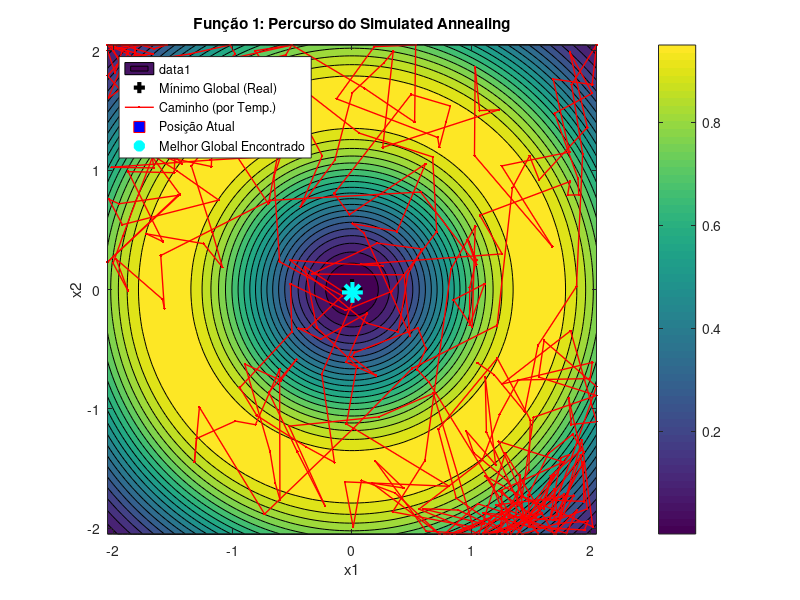

Reproduce this figure in MATLAB.
% Script para VISUALIZAR o algoritmo Simulated Annealing (SA),
% iteração a iteração (por ciclo de temperatura).
clear;
clc;
close all;

% --- Parâmetros do Algoritmo (Valores de exemplo) ---
% Parâmetros sugeridos no protocolo [cite: 31]
T_inicial = 100;    % Temperatura inicial
T_min = 0.1;      % Temperatura mínima (critério de paragem)
alfa = 0.98;      % Fator de decaimento (0.8 = rápido, 0.99 = lento)
nRep = 50;        % N. de repetições por temperatura
STEP_SIZE = 0.1;    % Tamanho do passo
PAUSE_TIME = 0.01;  % Pausa entre CADA ciclo de temperatura

% (Assuma que as funções fobj_F1 e fobj_F2 estão definidas ou no path)

% =========================================================================
% --- Visualização para a FUNÇÃO 1 ---
% =========================================================================
fprintf('A visualizar Simulated Annealing para a Função 1...\n');
fprintf('Pressione qualquer tecla para avançar para a F2.\n');

% Intervalos da F1
interval_min_F1 = -2.048;
interval_max_F1 = 2.048;

% 1. Desenhar o "mapa" da função
figure('Name', 'Visualização Simulated Annealing - Função 1');
[X, Y] = meshgrid(linspace(interval_min_F1, interval_max_F1, 100));
fobj_F1_vec = @(x,y) 0.5 + ((sin(sqrt(x.^2+y.^2))).^2-0.5) ./ ((1+0.001.*(x.^2+y.^2)).^2);
Z = fobj_F1_vec(X, Y);
contourf(X, Y, Z, 20);
colorbar;
hold on;
axis equal;
title('Função 1: Percurso do Simulated Annealing');
xlabel('x1');
ylabel('x2');

% Marcar o mínimo global REAL
plot(0, 0, 'k+', 'MarkerSize', 15, 'LineWidth', 3, 'DisplayName', 'Mínimo Global (Real)');

% 2. Gerar solução inicial aleatória
current_sol_x = interval_min_F1 + (interval_max_F1 - interval_min_F1) * rand();
current_sol_y = interval_min_F1 + (interval_max_F1 - interval_min_F1) * rand();
current_fit = fobj_F1_vec(current_sol_x, current_sol_y);

global_best_fit_F1 = current_fit;
global_best_sol_F1 = [current_sol_x, current_sol_y];

T = T_inicial;

% Handles (referências) para os plots que vamos animar
path_x = [current_sol_x];
path_y = [current_sol_y];
h_path = plot(path_x, path_y, 'r.-', 'LineWidth', 1, 'DisplayName', 'Caminho (por Temp.)');
h_current = plot(current_sol_x, current_sol_y, 'rs', 'MarkerSize', 8, 'MarkerFaceColor', 'r', 'DisplayName', 'Posição Atual');

% 3. Loop Principal - ARREFECIMENTO
while T > T_min
    
    % 4. Loop Interno - Repetições na mesma temperatura
    for i = 1:nRep
        
        % Gerar vizinho
        neighbor_x = current_sol_x + (rand() - 0.5) * 2 * STEP_SIZE;
        neighbor_y = current_sol_y + (rand() - 0.5) * 2 * STEP_SIZE;
        neighbor_x = max(interval_min_F1, min(interval_max_F1, neighbor_x));
        neighbor_y = max(interval_min_F1, min(interval_max_F1, neighbor_y));
        
        neighbor_fit = fobj_F1_vec(neighbor_x, neighbor_y);
        
        % Calcular dE 
        dE = neighbor_fit - current_fit;
        
        % Decisão do SA
        if (dE < 0)
            % Aceita melhor
            current_sol_x = neighbor_x;
            current_sol_y = neighbor_y;
            current_fit = neighbor_fit;
            
            % Atualizar melhor global
            if current_fit < global_best_fit_F1
                global_best_fit_F1 = current_fit;
                global_best_sol_F1 = [current_sol_x, current_sol_y];
            end
        else
            % Aceita pior com probabilidade p
            p = exp(-dE / T); % 
            if (rand() < p)
                current_sol_x = neighbor_x;
                current_sol_y = neighbor_y;
                current_fit = neighbor_fit;
            end
        end
    end % Fim do loop nRep
    
    % --- AQUI ACONTECE A ANIMAÇÃO (1x por ciclo de Temp.) ---
    path_x(end+1) = current_sol_x;
    path_y(end+1) = current_sol_y;
    
    set(h_path, 'XData', path_x, 'YData', path_y);
    set(h_current, 'XData', current_sol_x, 'YData', current_sol_y);
    
    % Bónus: Mudar a cor do marcador de Vermelho (quente) para Azul (frio)
    temp_ratio = max(0, (T - T_min) / (T_inicial - T_min)); % Normaliza 0-1
    set(h_current, 'MarkerFaceColor', [temp_ratio, 0, 1-temp_ratio]);
    
    drawnow;
    pause(PAUSE_TIME);
    % --- FIM DA ANIMAÇÃO ---
    
    % 5. Arrefecer
    T = T * alfa; % [cite: 31]
    
end % Fim do loop de arrefecimento

% 6. Marcar o melhor global ENCONTRADO
plot(global_best_sol_F1(1), global_best_sol_F1(2), 'c*', 'MarkerSize', 15, 'LineWidth', 3, 'DisplayName', 'Melhor Global Encontrado');
legend('Location', 'northwest');
hold off;

% =========================================================================
% --- Visualização para a FUNÇÃO 2 (Rastrigin) ---
% =========================================================================
pause; % Espera que o utilizador pressione uma tecla
fprintf('A visualizar Simulated Annealing para a Função 2...\n');

% (Implementação idêntica à da F1, mas com os limites e a fobj_F2)
% ...
% (Isto fica como exercício, é só copiar a secção da F1 e trocar
%  'interval_min_F1' por 'interval_min_F2', 'fobj_F1' por 'fobj_F2', etc.)
% ...

fprintf('Visualização concluída.\n');
